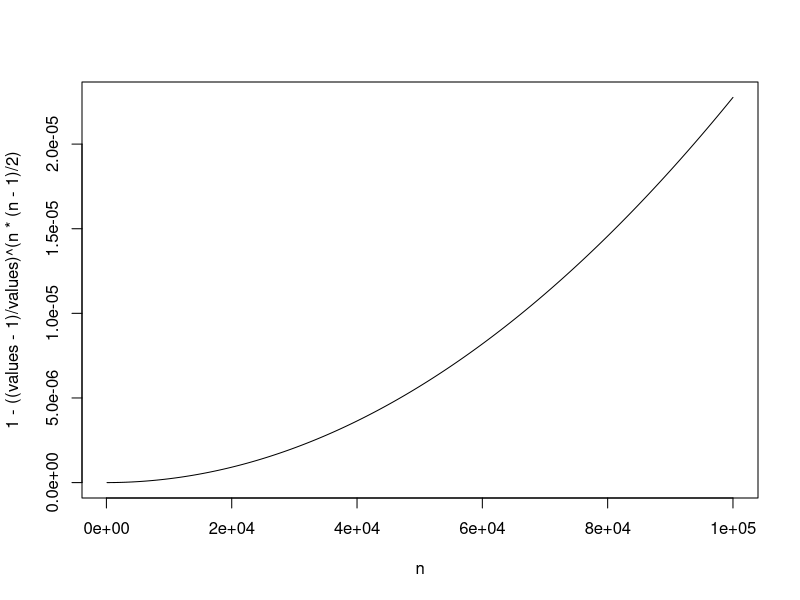

Write the R code that produced this figure.
digits = 8
sample_start = 100
sample_end = 100000
values = ( 26 + 26 + 10 ) ** digits
n = sample_start:sample_end
plot(n,1 - ((values-1)/values)^(n*(n-1)/2), type='l')
